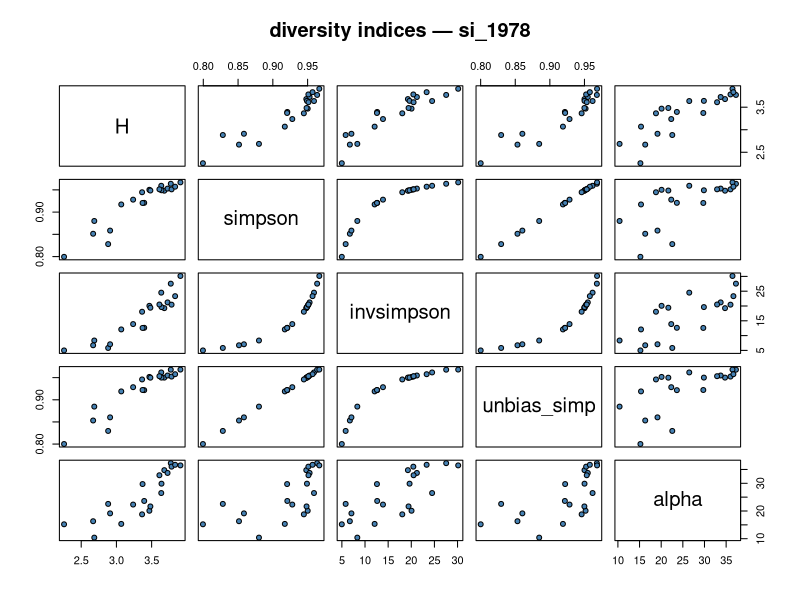
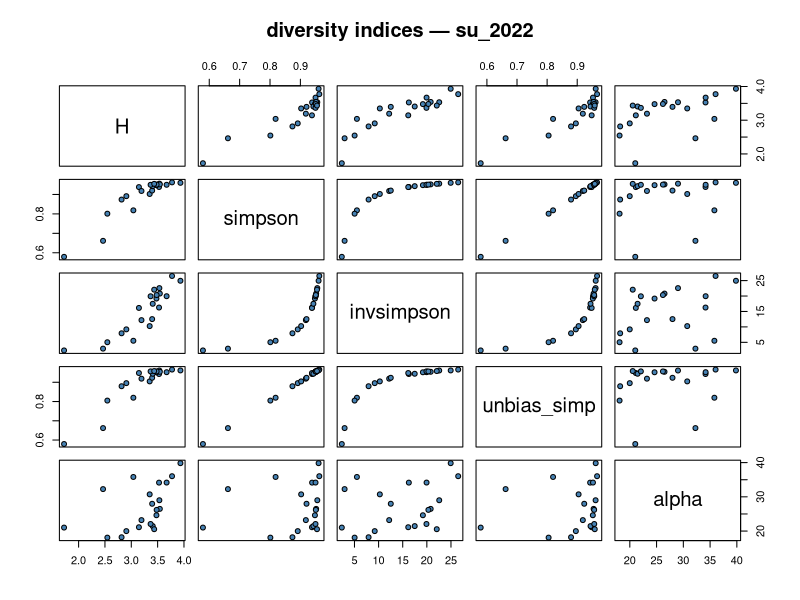
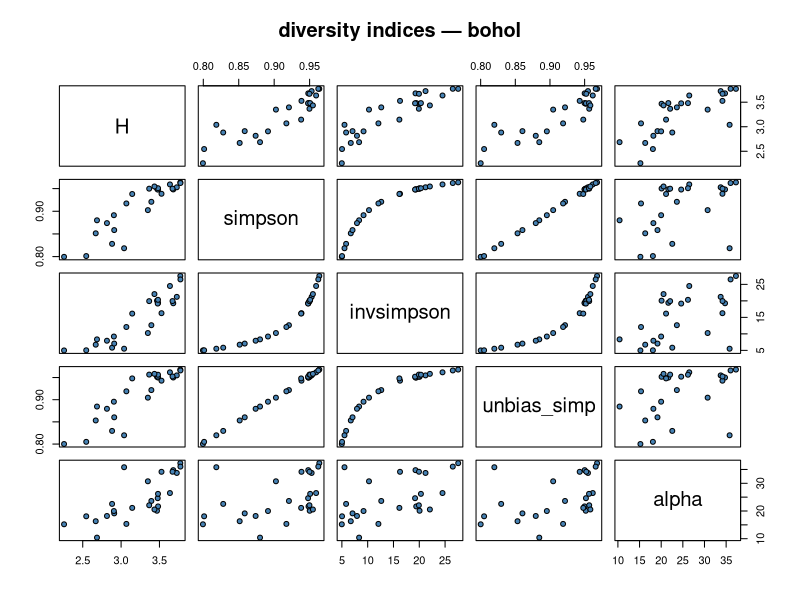
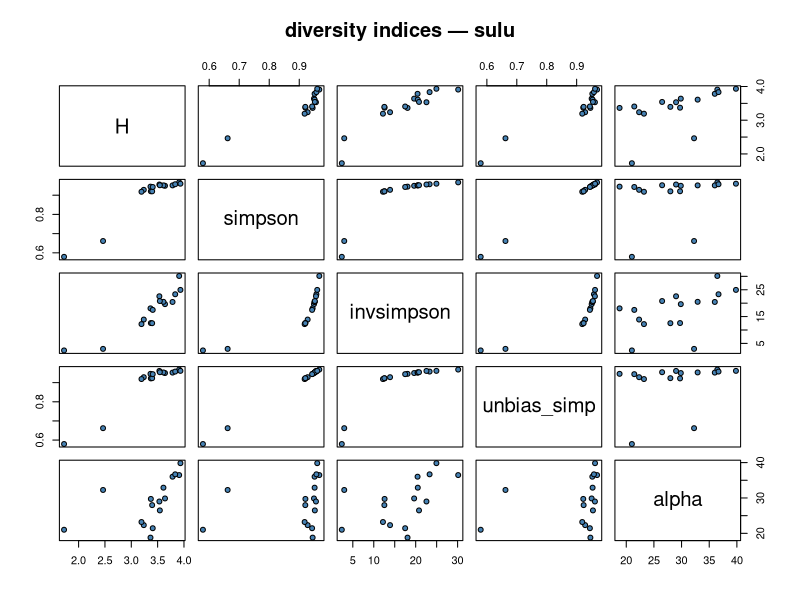
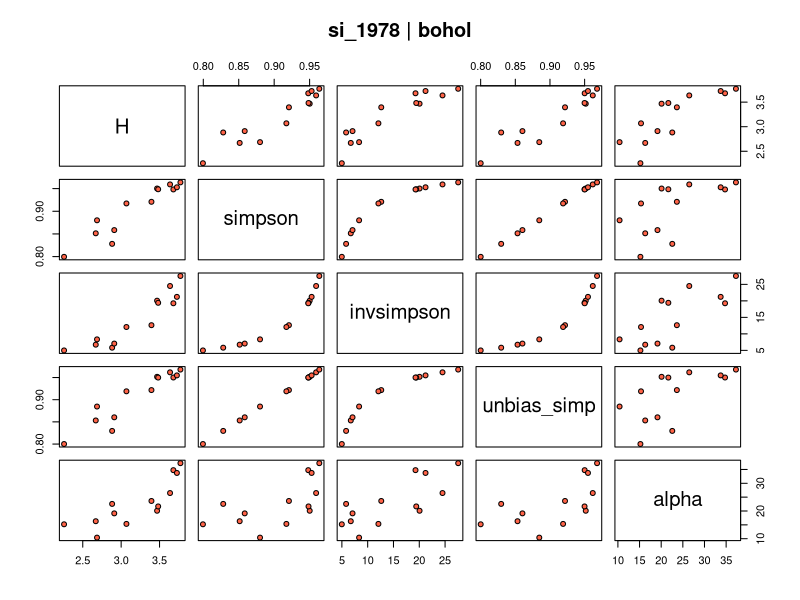
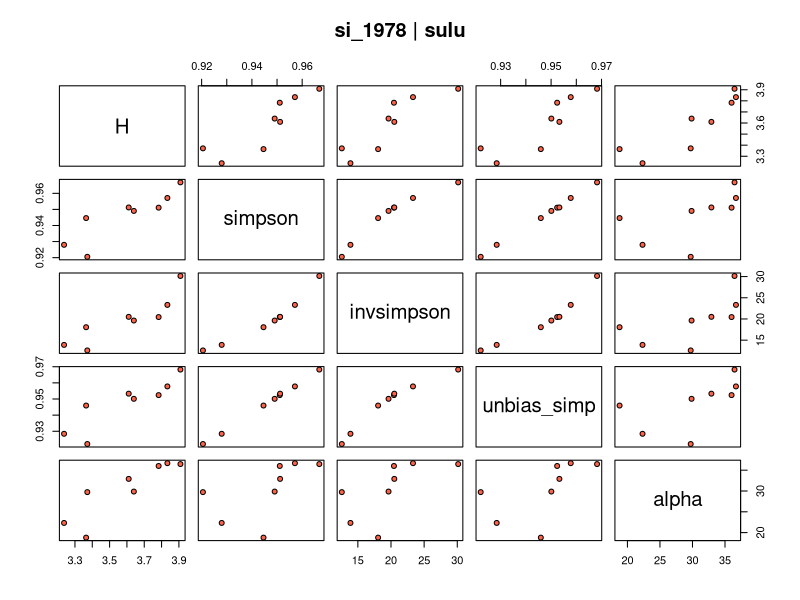
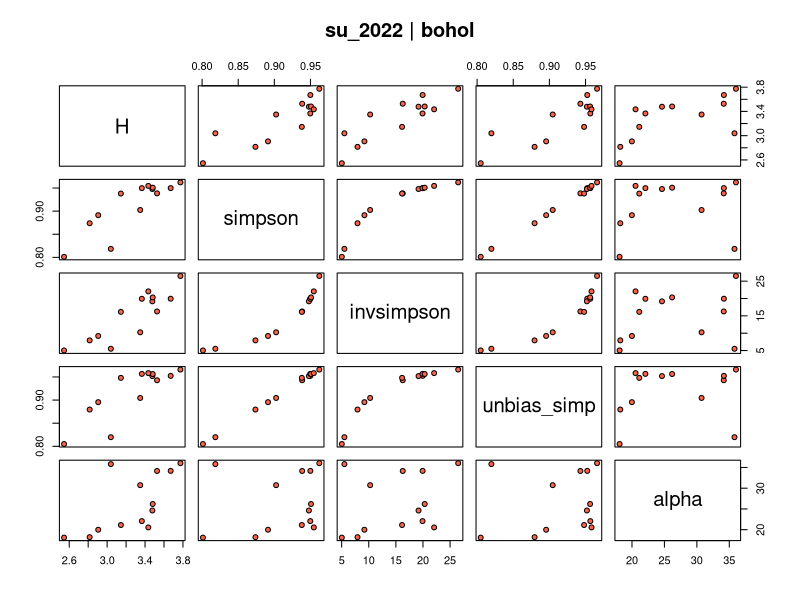
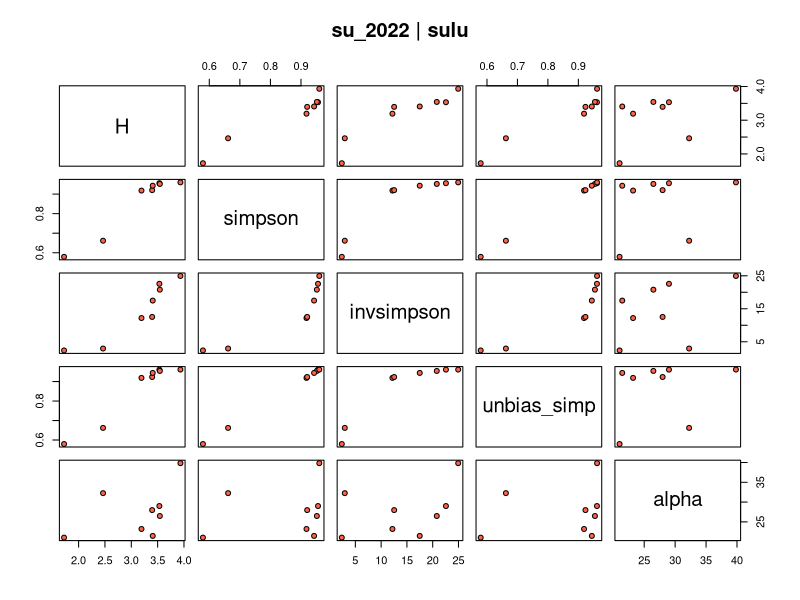

Write the R code that produced these figures, in order. (Note: this script raises an error after producing the figures.)
#### NOTES ####
# This script was created from EstimateR.R. 
# It was adapted to just focus on the SU-SI duplicate stations. 
# 24 SU duplicates. But this was filtered down to 21 for habitat and sampling effectiveness.
# It does include 3 proxy stations. 


#### INITIALIZATION ####
setwd(dirname(rstudioapi::getActiveDocumentContext()$path))


#### INSTALL PACKAGES ####
packages_used <- 
  c("readr",
    "tibble",
    "tidyverse",
    "janitor",
    "readxl",
    "magrittr",
    "vegan",
    "remotes",
    "ggvegan",
    "ggplot2",
    "purrr",
    "tidyr",
    "stringr",
    "readr",
    "dplyr",
    "lme4",
    "lmerTest",
    "car", 
    "broom"
  )

packages_to_install <- 
  packages_used[!packages_used %in% installed.packages()[,1]]

if (length(packages_to_install) > 0) {
  install.packages(packages_to_install, 
                   Ncpus = Sys.getenv("NUMBER_OF_PROCESSORS") - 1)
}

lapply(packages_used, 
       require, 
       character.only = TRUE)

theme_set(
  theme_void()
)


#### READ IN VEGANIZED DATA ####

# Community matrix (samples × species)
data_vegan <- read_csv(
  "../data/si_su_duplicates/data_vegan_si_su_duplicates_community_matrix.csv"
) %>% 
  column_to_rownames("station_code")


# No species complexes for those identified to only the genus or family level
# data_vegan <- read_csv(
#   "../data/si_su_duplicates/data_vegan_si_su_duplicates_community_matrix_nospp.csv"
# ) %>%
#   column_to_rownames("station_code")


# vegan wants a matrix or data.frame with rownames = samples, cols = species
# you can leave it as a data.frame, or do:
# comm_matrix <- as.matrix(comm_matrix)

# Environmental metadata. Keep station_code as a column not rownames.
data_vegan.env <- read_csv(
  "../data/si_su_duplicates/data_vegan_si_su_duplicates_metadata.csv"
)

# check that the rows are aligned by station_code
identical(rownames(data_vegan), data_vegan.env$station_code)


#### WRANGLE VEGANIZED DATA ####
# change the rownames in data_vegan to the nice_station_code
# Create a lookup table of old station_code to new nice_station_code
lookup <- data_vegan.env %>%
  dplyr::select(station_code, nice_station_code)

# Reorder the labels to match your data_vegan row order
new_labels <- lookup$nice_station_code[match(rownames(data_vegan), lookup$station_code)]
rownames(data_vegan) <- new_labels

# check that the rows are aligned by station_code
identical(rownames(data_vegan), data_vegan.env$nice_station_code)


#### SUBSAMPLE VEGANIZED DATA ####

# BY STUDY 
data_si_vegan <- data_vegan[ data_vegan.env$study == "si_1978", ]
data_su_vegan <- data_vegan[ data_vegan.env$study == "su_2022", ]

# BY SEA
data_sulu_vegan <- data_vegan[ data_vegan.env$sea == "sulu", ]
data_bohol_vegan <- data_vegan[ data_vegan.env$sea == "bohol", ]

# BY STUDY & SEA

data_si_sulu_vegan  <- data_vegan[ data_vegan.env$study_sea == "si_1978_sulu_sea",  ]
data_su_sulu_vegan  <- data_vegan[ data_vegan.env$study_sea == "su_2022_sulu_sea",  ]
data_si_bohol_vegan <- data_vegan[ data_vegan.env$study_sea == "si_1978_bohol_sea", ]
data_su_bohol_vegan <- data_vegan[ data_vegan.env$study_sea == "su_2022_bohol_sea", ]

# these dplyr code wasn't working, so I made the base R code above. Should do the same thing. 
# data_si_sulu_vegan <- data_vegan.env %>%
#   filter(study=="si_1978", sea=="sulu") %>%
#   pull(station_code) %>%        # get the station_codes
#   { data_vegan[rownames(data_vegan) %in% ., ] }
# 
# data_su_sulu_vegan <- data_vegan.env %>%
#   filter(study=="su_2022", sea=="sulu") %>%
#   pull(station_code) %>%        # get the station_codes
#   { data_vegan[rownames(data_vegan) %in% ., ] }
# 
# data_si_bohol_vegan <- data_vegan.env %>%
#   filter(study=="si_1978", sea=="bohol") %>%
#   pull(station_code) %>%        # get the station_codes
#   { data_vegan[rownames(data_vegan) %in% ., ] }
# 
# data_su_bohol_vegan <- data_vegan.env %>%
#   filter(study=="su_2022", sea=="bohol") %>%
#   pull(station_code) %>%        # get the station_codes
#   { data_vegan[rownames(data_vegan) %in% ., ] }


#### FISHERFIT #### 
## fisherfit function by study_sea

fisherfit(data_si_bohol_vegan)
# Fisher log series model
# No. of species: 911 
# Fisher alpha:   271.0948
fisherfit(data_su_bohol_vegan)
# Fisher log series model
# No. of species: 796 
# Fisher alpha:   329.1691 
## In the Bohol Sea, Fisher alpha increased despite no. species decreasing

fisherfit(data_si_sulu_vegan)
# Fisher log series model
# No. of species: 806 
# Fisher alpha:   228.5484 
fisherfit(data_su_sulu_vegan)
# Fisher log series model
# No. of species: 696 
# Fisher alpha:   184.7561
# In the Sulu Sea, Fisher alpha and no. species decreased


#### ALPHA DIVERSITY BY STATION ####
## USE THIS IN MANUSCRIPT ##
## DO NOT POOL 
# diversity function in vegan package

# — 1) Compute all five indices per station — 
#    (assumes data_vegan and data_vegan.env are aligned row‐wise)
# if false, reorder data_vegan.env to match data_vegan
# data_vegan.env <- data_vegan.env[match(rownames(data_vegan), data_vegan.env$station_code), ]

div_idx <- tibble(
  nice_station_code  = data_vegan.env$nice_station_code,
  S             = specnumber(data_vegan),
  H             = diversity(data_vegan,      index = "shannon"),
  J             = H/log(S),      # Pielou's Evenness
  simpson       = diversity(data_vegan,      index = "simpson"),
  invsimpson    = diversity(data_vegan,      index = "inv"),
  unbias_simp   = simpson.unb(data_vegan,    inverse = FALSE),        # unbiased Simpson
  alpha         = fisher.alpha(data_vegan)        # Fisher α
)

# — 2) Merge back onto the metadata —
div_df <- data_vegan.env %>%
  left_join(div_idx, by = "nice_station_code")

# clean up div_idx and div_df. They are the same dataframe. Just use div_df, which has all the metadata. 
print(div_df)

# save file
# outdir <- "../tables/si_su_duplicates"
# outfile <- file.path(outdir, "table_diversity_alpha_station.csv")
# write_csv(div_df, outfile)


#### LME MODELS ON ALPHA DIVERSITY METRICS BY STATION ####
## USE THIS ##
# linear mixed effects model for each diversity metric
# Fit mixed model with random intercept for station_pair
# metric ~ study * sea + (1 | station_pair)
# Fixed effects test for overall changes by time, sea, and their interaction.
# Fits a random intercept for each station pair, correctly modeling the paired design
# Each station_pair is measured twice (once per survey period), so these are paired, repeated measures.
# By using (1 | station_pair), baseline differences between locations are accounted for.

# mod_metric <- lmer(metric ~ study * sea + (1 | nice_station_pair), data = div_df)
# mod_S       <- lmer(S ~ study * sea + (1 | nice_station_pair), data = div_df)
mod_H       <- lmer(H ~ study * sea +           (1 | nice_station_pair), data = div_df)
mod_J       <- lmer(J ~ study * sea +           (1 | nice_station_pair), data = div_df)
mod_simpson <- lmer(simpson ~ study * sea +     (1 | nice_station_pair), data = div_df)
mod_inv     <- lmer(invsimpson ~ study * sea +  (1 | nice_station_pair), data = div_df)
mod_unb     <- lmer(unbias_simp ~ study * sea + (1 | nice_station_pair), data = div_df)
mod_alpha   <- lmer(alpha ~ study * sea +       (1 | nice_station_pair), data = div_df)

# anova(mod_H) # Type I tests. DO NOT use this. It's not appropriate.
# car::Anova(mod_metric,       type = "III") # Type II/III tests
# anova_S       <- car::Anova(mod_S,       type = "III") 
anova_H       <- car::Anova(mod_H,       type = "III") # Type II/III tests
anova_J       <- car::Anova(mod_J,       type = "III") 
anova_simpson <- car::Anova(mod_simpson, type = "III")
anova_inv     <- car::Anova(mod_inv,     type = "III")
anova_unb     <- car::Anova(mod_unb,     type = "III")
anova_alpha   <- car::Anova(mod_alpha,   type = "III")

df_anova <- bind_rows(
  # tidy(car::Anova(mod_S,       type = "III"))        %>% mutate(metric = "S"),
  tidy(car::Anova(mod_H,       type = "III"))        %>% mutate(metric = "H"),
  tidy(car::Anova(mod_J,       type = "III"))        %>% mutate(metric = "J"),
  tidy(car::Anova(mod_simpson, type = "III"))        %>% mutate(metric = "simpson"),
  tidy(car::Anova(mod_inv,     type = "III"))        %>% mutate(metric = "invsimpson"),
  tidy(car::Anova(mod_unb,     type = "III"))        %>% mutate(metric = "unbias_simp"),
  tidy(car::Anova(mod_alpha,   type = "III"))        %>% mutate(metric = "alpha")
)

# fixef_metric <- fixef(mod_metric)
# fixef_S       <- fixef(mod_S)
fixef_H       <- fixef(mod_H)
fixef_J       <- fixef(mod_J)
fixef_simpson <- fixef(mod_simpson)
fixef_inv     <- fixef(mod_inv)
fixef_unb     <- fixef(mod_unb)
fixef_alpha   <- fixef(mod_alpha)

# Helper function for a single model
tidy_fixef <- function(model, metric) {
  s <- summary(model)
  ests <- as.data.frame(s$coefficients)  # rownames = term
  # Confidence intervals: lme4 provides confint(), use Wald by default
  cis <- confint(model, method = "Wald")
  cis <- as.data.frame(cis[rownames(ests), , drop = FALSE])
  tibble(
    term     = rownames(ests),
    estimate = ests$Estimate,
    std_error = ests$`Std. Error`,
    conf_low  = cis[,1],
    conf_high = cis[,2],
    metric   = metric
  )
}

# Now bind all together
df_fixef <- bind_rows(
  # tidy_fixef(mod_S, "S"),
  tidy_fixef(mod_H, "H"),
  tidy_fixef(mod_J, "J"),
  tidy_fixef(mod_simpson, "simpson"),
  tidy_fixef(mod_inv, "invsimpson"),
  tidy_fixef(mod_unb, "unbias_simp"),
  tidy_fixef(mod_alpha, "alpha")
)

print(df_fixef)

# Make sure both dataframes have the same 'metric' and 'term' columns
# harmonizing column for term for df_fixef
df_fixef <- df_fixef %>%
  mutate(
    term_anova = case_when(
      term == "(Intercept)"              ~ "(Intercept)",
      term == "studysu_2022"             ~ "study",
      term == "seasulu"                  ~ "sea",
      term == "studysu_2022:seasulu"     ~ "study:sea",
      TRUE                               ~ NA_character_
    )
  )

summary_table <- df_fixef %>%
  left_join(
    df_anova %>% dplyr::rename(term_anova = term),
    by = c("metric", "term_anova")
  )

summary_table <- summary_table %>%
  dplyr::select(metric, term_anova, term, everything()) %>%
  dplyr::rename(
    model_term        = term_anova,
    estimate_fixef    = estimate,
    chi_square_anova  = statistic
  )

print(summary_table)

# save file
# outdir <- "../tables/si_su_duplicates"
# outfile <- file.path(outdir, "table_diversity_alpha_station_lme.csv")
# write_csv(summary_table, outfile)


#### LME POST-HOC ####
# install.packages("emmeans")  # if not already installed
library(emmeans)

# Function to run emmeans pairwise comparisons and return tidy summary
posthoc_metric <- function(mod, metric_label) {
  em <- emmeans(mod, ~ study * sea)
  posthoc <- pairs(em, adjust = "tukey")  # all pairwise comparisons
  tidy_ph <- as_tibble(summary(posthoc))  # convert to tibble
  tidy_ph$metric <- metric_label          # add metric column
  return(tidy_ph)
}

# Run function for all your models
df_posthoc <- bind_rows(
  posthoc_metric(mod_H, "H"),
  posthoc_metric(mod_J, "J"),
  posthoc_metric(mod_simpson, "simpson"),
  posthoc_metric(mod_inv, "invsimpson"),
  posthoc_metric(mod_unb, "unbias_simp"),
  posthoc_metric(mod_alpha, "alpha")
)

# Reorder columns for clarity
df_posthoc <- df_posthoc %>%
  dplyr::select(metric, contrast, estimate, SE, df, t.ratio, p.value)

print(df_posthoc)

df_posthoc <- df_posthoc %>%
  dplyr::mutate(
    contrast = dplyr::recode(contrast,
                             "si_1978 bohol - su_2022 bohol" = "Historical Bohol - Modern Bohol",
                             "si_1978 bohol - si_1978 sulu"  = "Historical Bohol - Historical Sulu",
                             "si_1978 bohol - su_2022 sulu"  = "Historical Bohol - Modern Sulu",
                             "su_2022 bohol - si_1978 sulu"  = "Modern Bohol - Historical Sulu",
                             "su_2022 bohol - su_2022 sulu"  = "Modern Bohol - Modern Sulu",
                             "si_1978 sulu - su_2022 sulu"   = "Historical Sulu - Modern Sulu"      
                             ))

# save file
# outdir <- "../tables/si_su_duplicates"
# outfile <- file.path(outdir, "table_diversity_alpha_lme_station_posthoc.csv")
# write_csv(df_posthoc, outfile)



#### ALPHA DIVERSITY GROUPED (POOLED) ####
# diversity function in vegan package

## BY STUDY SEA (4 groups) ##
div_idx_poolgroup_studysea <- tibble(
  study_sea     = unique(data_vegan.env$study_sea),
  S             = specnumber(data_vegan, data_vegan.env$study_sea),
  H             = diversity(data_vegan,   index = "shannon", data_vegan.env$study_sea, equalize.groups = FALSE, MARGIN = 1, base = exp(1)),
  H_eq          = diversity(data_vegan,   index = "shannon", data_vegan.env$study_sea, equalize.groups = TRUE, MARGIN = 1, base = exp(1)),
  J             = H/log(S),      # Pielou's Evenness
  J_eq          = H_eq/log(S),   # Pielou's Evenness using H equalized by group
  simpson       = diversity(data_vegan,   index = "simpson", data_vegan.env$study_sea, equalize.groups = FALSE, MARGIN = 1, base = exp(1)),
  simpson_eq    = diversity(data_vegan,   index = "simpson", data_vegan.env$study_sea, equalize.groups = TRUE, MARGIN = 1, base = exp(1)),
  invsimpson    = diversity(data_vegan,   index = "inv", data_vegan.env$study_sea, equalize.groups = FALSE, MARGIN = 1, base = exp(1)),
  invsimpson_eq = diversity(data_vegan,   index = "inv", data_vegan.env$study_sea, equalize.groups = TRUE, MARGIN = 1, base = exp(1))
)

# print(div_idx_poolgroup_studysea)

# study_sea             S     H  H_eq     J  J_eq simpson simpson_eq invsimpson invsimpson_eq
# <chr>             <int> <dbl> <dbl> <dbl> <dbl>   <dbl>      <dbl>      <dbl>         <dbl>
#   1 si_1978_bohol_sea   460  4.85  5.02 0.792 0.818   0.983      0.987       58.4          77.9
# 2 si_1978_sulu_sea    456  4.99  5.10 0.815 0.833   0.987      0.989       76.5          93.8
# 3 su_2022_bohol_sea   396  4.79  4.83 0.802 0.808   0.981      0.983       52.2          58.0
# 4 su_2022_sulu_sea    410  3.90  4.67 0.649 0.776   0.909      0.977       11.0          43.0

# save file
# outdir <- "../tables/si_su_duplicates"
# outfile <- file.path(outdir, "table_diversity_alpha_group_pool_equalize_studysea.csv")
# write_csv(div_idx_poolgroup_studysea, outfile)


## BY STUDY (2 groups) ##
div_idx_poolgroup_study <- tibble(
  study         = unique(data_vegan.env$study),
  S             = specnumber(data_vegan, data_vegan.env$study),
  H             = diversity(data_vegan,   index = "shannon", data_vegan.env$study, equalize.groups = FALSE, MARGIN = 1, base = exp(1)),
  H_eq          = diversity(data_vegan,   index = "shannon", data_vegan.env$study, equalize.groups = TRUE, MARGIN = 1, base = exp(1)),
  J             = H/log(S),      # Pielou's Evenness
  J_eq          = H_eq/log(S),   # Pielou's Evenness using H equalized by group
  simpson       = diversity(data_vegan,   index = "simpson", data_vegan.env$study, equalize.groups = FALSE, MARGIN = 1, base = exp(1)),
  simpson_eq    = diversity(data_vegan,   index = "simpson", data_vegan.env$study, equalize.groups = TRUE, MARGIN = 1, base = exp(1)),
  invsimpson    = diversity(data_vegan,   index = "inv", data_vegan.env$study, equalize.groups = FALSE, MARGIN = 1, base = exp(1)),
  invsimpson_eq = diversity(data_vegan,   index = "inv", data_vegan.env$study, equalize.groups = TRUE, MARGIN = 1, base = exp(1))
)

# print(div_idx_poolgroup_study)
# save file
# outfile <- file.path(outdir, "table_diversity_alpha_group_pool_equalize_study.csv")
# write_csv(div_idx_poolgroup_study, outfile)


## BY SEA (2 groups) ##
div_idx_poolgroup_sea <- tibble(
  sea           = unique(data_vegan.env$sea),
  S             = specnumber(data_vegan, data_vegan.env$sea),
  H             = diversity(data_vegan,   index = "shannon", data_vegan.env$sea, equalize.groups = FALSE, MARGIN = 1, base = exp(1)),
  H_eq          = diversity(data_vegan,   index = "shannon", data_vegan.env$sea, equalize.groups = TRUE, MARGIN = 1, base = exp(1)),
  J             = H/log(S),      # Pielou's Evenness
  J_eq          = H_eq/log(S),   # Pielou's Evenness using H equalized by group
  simpson       = diversity(data_vegan,   index = "simpson", data_vegan.env$sea, equalize.groups = FALSE, MARGIN = 1, base = exp(1)),
  simpson_eq    = diversity(data_vegan,   index = "simpson", data_vegan.env$sea, equalize.groups = TRUE, MARGIN = 1, base = exp(1)),
  invsimpson    = diversity(data_vegan,   index = "inv", data_vegan.env$sea, equalize.groups = FALSE, MARGIN = 1, base = exp(1)),
  invsimpson_eq = diversity(data_vegan,   index = "inv", data_vegan.env$sea, equalize.groups = TRUE, MARGIN = 1, base = exp(1))
)

# print(div_idx_poolgroup_sea)
# save file
# outfile <- file.path(outdir, "table_diversity_alpha_group_pool_equalize_sea.csv")
# write_csv(div_idx_poolgroup_sea, outfile)



## BY STATION PAIR (21 groups) ##
# unable to examine temporal change, so not a good option
# div_idx_poolgroup_stationpair <- tibble(
#   station_pair  = unique(data_vegan.env$nice_station_pair),
#   H             = diversity(data_vegan,   index = "shannon", data_vegan.env$nice_station_pair, MARGIN = 1, base = exp(1)),
#   simpson       = diversity(data_vegan,   index = "simpson", data_vegan.env$nice_station_pair, MARGIN = 1, base = exp(1)),
#   invsimpson    = diversity(data_vegan,   index = "inv", data_vegan.env$nice_station_pair, MARGIN = 1, base = exp(1))
# )
# 
# print(div_idx_poolgroup_stationpair)


#### ALPHA BETA GAMMA ####

## BY STUDY SEA ##
# beta is beta diversity defined as gamma/alpha - 1
# alpha is the average no. of species in a group
# gamma is the total number of species in the group

# alpha_add is the average Shannon H for each group calculated from Shannon H indices for each station
# gamma_add is the pooled Shannon H for each group calculated from pooling stations by group
# beta_add is the additive beta diversity based on Shannon Index. defined as gamma-alpha

div_abg_idx_poolgroup_studysea <- tibble(
  study_sea  = unique    (data_vegan.env$study_sea),
  alpha      = as.numeric(with(data_vegan.env, tapply(specnumber(data_vegan), study_sea, mean))), 
  gamma      = as.numeric(with(data_vegan.env, specnumber(data_vegan, study_sea))),
  beta       = as.numeric(gamma/alpha -1),
  alpha_ave  = as.numeric(with(data_vegan.env, tapply(diversity(data_vegan), study_sea, mean))), # average
  gamma_pool = as.numeric(with(data_vegan.env, diversity(data_vegan, groups=study_sea))), # pooled
  beta_add   = as.numeric(gamma_pool-alpha_ave) ## additive beta diversity based on average Shannon H
)

# print(div_abg_idx_poolgroup_studysea)

# save file
# outfile <- file.path(outdir, "table_diversity_abg_group_studysea.csv")
# write_csv(div_abg_idx_poolgroup_studysea, outfile)


## BY STUDY ##
div_abg_idx_poolgroup_study <- tibble(
  study      = unique    (data_vegan.env$study),
  alpha      = as.numeric(with(data_vegan.env, tapply(specnumber(data_vegan), study, mean))), 
  gamma      = as.numeric(with(data_vegan.env, specnumber(data_vegan, study))),
  beta       = as.numeric(gamma/alpha -1),
  alpha_ave  = as.numeric(with(data_vegan.env, tapply(diversity(data_vegan), study, mean))), # average
  gamma_pool = as.numeric(with(data_vegan.env, diversity(data_vegan, groups=study))), # pooled
  beta_add   = as.numeric(gamma_pool-alpha_ave) ## additive beta diversity based on average Shannon H
)

# print(div_abg_idx_poolgroup_study)

# save file
# outfile <- file.path(outdir, "table_diversity_abg_group_study.csv")
# write_csv(div_abg_idx_poolgroup_study, outfile)


## BY SEA ##
div_abg_idx_poolgroup_sea <- tibble(
  sea        = unique    (data_vegan.env$sea),
  alpha      = as.numeric(with(data_vegan.env, tapply(specnumber(data_vegan), sea, mean))), 
  gamma      = as.numeric(with(data_vegan.env, specnumber(data_vegan, sea))),
  beta       = as.numeric(gamma/alpha -1),
  alpha_ave  = as.numeric(with(data_vegan.env, tapply(diversity(data_vegan), sea, mean))), # average
  gamma_pool = as.numeric(with(data_vegan.env, diversity(data_vegan, groups=sea))), # pooled
  beta_add   = as.numeric(gamma_pool-alpha_ave) ## additive beta diversity based on average Shannon H
)

# print(div_abg_idx_poolgroup_sea)

# save file
# outfile <- file.path(outdir, "table_diversity_abg_group_sea.csv")
# write_csv(div_abg_idx_poolgroup_sea, outfile)


#### STATION PAIRS PLOTS ####
## BY STUDY ##
# (base R):
for(g in unique(div_df$study)){
  sub <- filter(div_df, study == g) 
  pairs(
    sub[, c("H","simpson","invsimpson","unbias_simp","alpha")],
    main = paste("diversity indices —", g),
    pch  = 21, bg = "steelblue"
  )
}

# (ggpairs from GGally, if you prefer ggplot):
# install.packages("GGally")
# library(GGally)
# div_df %>%
#   group_nest(study) %>%
#   mutate(
#     plot = map2(data, study, ~ ggpairs(.x[,c("H","simpson","invsimpson","unbias_simp","alpha")]) +
#                    ggtitle(.y))
#   ) %>%
#   pull(plot) %>%
#   walk(print)

## BY SEA ##
# (base R):
for(g in unique(div_df$sea)){
  sub <- filter(div_df, sea == g) 
  pairs(
    sub[, c("H","simpson","invsimpson","unbias_simp","alpha")],
    main = paste("diversity indices —", g),
    pch  = 21, bg = "steelblue"
  )
}


## BY STUDY X SEA ##
div_df %>%
  dplyr::group_nest(study, sea) %>%
  dplyr::mutate(
    plot = map2(data, paste(study, sea, sep=" | "),
                ~ pairs(
                  .x[,c("H","simpson","invsimpson","unbias_simp","alpha")],
                  main = .y,
                  pch  = 21,
                  bg   = "tomato"
                ))
  ) %>%
  invisible()   # all panels will pop up in your graphics device


#### ALPHA DIVERSITY BETWEEN DUPLICATE STATIONS ####
# compare with the two-way repeated measures ANOVA below instead of a paired t-test

## Already created above, can be deleted
# 1) compute metrics, keep only rows with a station_pair
div_df <- data_vegan.env %>%
  filter(!is.na(station_pair)) %>%   # station_pair column between duplicates
  mutate(
    S           = specnumber(data_vegan),
    H           = diversity(data_vegan,   index = "shannon", equalize.groups = FALSE, MARGIN = 1, base = exp(1)),
    J           = H/log(S),      # Pielou's Evenness
    simpson     = diversity(data_vegan,     index = "simpson"),
    invsimpson  = diversity(data_vegan,     index = "inv"),
    unbias_simp = simpson.unb(data_vegan),
    alpha       = fisher.alpha(data_vegan)
  ) %>%
  dplyr::select(station_code, nice_station_code, station_pair, nice_station_pair, sea, study, S, H, J, simpson, invsimpson, unbias_simp, alpha)


# 2) Pivot by station_pair
paired <- div_df %>%
  pivot_wider(
    id_cols      = c(station_pair, sea),
    names_from   = study,
    values_from  = c(S, H, J, simpson, invsimpson, unbias_simp, alpha),
    names_sep    = "_"
  ) %>%
  # only keep those that have both SI and SU values
  filter(!is.na(H_si_1978) & !is.na(H_su_2022))

# 3) compute Δ = SU − SI for each metric
paired <- paired %>%
  mutate(
    delta_S           = S_su_2022           - S_si_1978,
    delta_H           = H_su_2022           - H_si_1978,
    delta_J           = J_su_2022           - J_si_1978,
    delta_simpson     = simpson_su_2022     - simpson_si_1978,
    delta_invsimpson  = invsimpson_su_2022  - invsimpson_si_1978,
    delta_unbias_simp = unbias_simp_su_2022 - unbias_simp_si_1978,
    delta_alpha       = alpha_su_2022       - alpha_si_1978
  )

# add a nice_station_pair from the nice_station_code
df_station_pair <- data_vegan.env %>%
  dplyr::select(station_pair, nice_station_pair) %>%
  distinct()

paired <- paired %>%
  left_join(df_station_pair, by = "station_pair")

paired <- paired %>%
  dplyr::select(nice_station_pair, station_pair, sea, dplyr::everything())

# save file as table. 
# outdir <- "../tables/si_su_duplicates"
# outfile <- file.path(outdir, "table_diversity_alpha_by_paired_station.csv")
# write_csv(paired, outfile)


#### ANOVA - TWO-WAY REPEATED MEASURES ####
# DON'T USE THIS METHOD
# function with base R
run_diversity_anova <- function(metric, data = paired) {
  library(dplyr)
  library(tidyr)
  
  # 1) pivot the paired‐wide data into long form for this metric
  long_df <- data %>%
    pivot_longer(
      cols      = starts_with(paste0(metric, "_")),
      names_to  = "study",
      values_to = metric
    ) %>%
    mutate(
      # rename the two survey levels
      study = recode(
        study,
        !!paste0(metric, "_si_1978") := "si_1978",
        !!paste0(metric, "_su_2022") := "su_2022"
      ),
      station_pair = factor(station_pair)
    )
  
  # 2) build the formula:   metric ~ sea * study + Error(station_pair/study)
  fmla <- as.formula(
    paste0(metric, " ~ sea * study + Error(station_pair / study)")
  )
  
  # 3) run it and return the summary()
  aov_res <- aov(fmla, data = div_df)
  return(summary(aov_res))
}

# choose which metrics to run the function on
for (m in c("S", "H", "J", "simpson", "invsimpson", "unbias_simp", "alpha")) {
  cat("\n\n==== ANOVA for", m, "====\n")
  print(run_diversity_anova(m))
}

fmla <- as.formula(
  paste0(metric, " ~ sea * survey + Error(station_pair / survey)")
)


library(car)
library(broom)

mod_S       <-   aov(S           ~ sea * study + Error(nice_station_pair / study), data = div_df)
mod_H       <-   aov(H           ~ sea * study + Error(nice_station_pair / study), data = div_df)
mod_J       <-   aov(J           ~ sea * study + Error(nice_station_pair / study), data = div_df)
mod_simpson <-   aov(simpson     ~ sea * study + Error(nice_station_pair / study), data = div_df)
mod_inv     <-   aov(invsimpson  ~ sea * study + Error(nice_station_pair / study), data = div_df)
mod_unb     <-   aov(unbias_simp ~ sea * study + Error(nice_station_pair / study), data = div_df)
mod_alpha   <-   aov(alpha       ~ sea * study + Error(nice_station_pair / study), data = div_df)


df_anova <- bind_rows(
  tidy(car::Anova(mod_S,       type = "III"))        %>% mutate(metric = "S"),
  tidy(car::Anova(mod_H,       type = "III"))        %>% mutate(metric = "H"),
  tidy(car::Anova(mod_J,       type = "III"))        %>% mutate(metric = "J"),
  tidy(car::Anova(mod_simpson, type = "III"))        %>% mutate(metric = "simpson"),
  tidy(car::Anova(mod_inv,     type = "III"))        %>% mutate(metric = "invsimpson"),
  tidy(car::Anova(mod_unb,     type = "III"))        %>% mutate(metric = "unbias_simp"),
  tidy(car::Anova(mod_alpha,   type = "III"))        %>% mutate(metric = "alpha")
)
